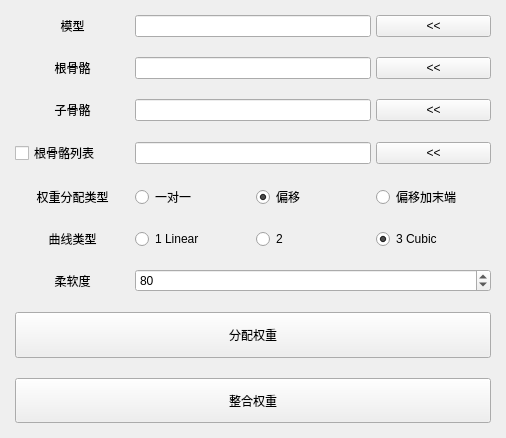
<?xml version="1.0" encoding="UTF-8"?>
<ui version="4.0">
 <class>ConvertWeightTool</class>
 <widget class="QWidget" name="ConvertWeightTool">
  <property name="geometry">
   <rect>
    <x>0</x>
    <y>0</y>
    <width>506</width>
    <height>438</height>
   </rect>
  </property>
  <property name="windowTitle">
   <string>ConvertWeightTool</string>
  </property>
  <layout class="QVBoxLayout" name="verticalLayout">
   <item>
    <layout class="QGridLayout" name="gridLayout" rowstretch="0,0,0,0,0,0,0,0,0">
     <property name="leftMargin">
      <number>4</number>
     </property>
     <property name="topMargin">
      <number>4</number>
     </property>
     <property name="rightMargin">
      <number>4</number>
     </property>
     <property name="bottomMargin">
      <number>4</number>
     </property>
     <property name="horizontalSpacing">
      <number>5</number>
     </property>
     <property name="verticalSpacing">
      <number>20</number>
     </property>
     <item row="4" column="1">
      <widget class="QRadioButton" name="oneByOneRB">
       <property name="text">
        <string>一对一</string>
       </property>
       <attribute name="buttonGroup">
        <string notr="true">buttonGroup_weightTtype</string>
       </attribute>
      </widget>
     </item>
     <item row="1" column="3">
      <widget class="QPushButton" name="RootJointLE_loadBt">
       <property name="text">
        <string>&lt;&lt;</string>
       </property>
      </widget>
     </item>
     <item row="4" column="2">
      <widget class="QRadioButton" name="offsetOneRB">
       <property name="text">
        <string>偏移</string>
       </property>
       <property name="checked">
        <bool>true</bool>
       </property>
       <attribute name="buttonGroup">
        <string notr="true">buttonGroup_weightTtype</string>
       </attribute>
      </widget>
     </item>
     <item row="4" column="3">
      <widget class="QRadioButton" name="offsetEndRB">
       <property name="text">
        <string>偏移加末端</string>
       </property>
       <attribute name="buttonGroup">
        <string notr="true">buttonGroup_weightTtype</string>
       </attribute>
      </widget>
     </item>
     <item row="1" column="0">
      <widget class="QLabel" name="label_2">
       <property name="text">
        <string>根骨骼</string>
       </property>
       <property name="alignment">
        <set>Qt::AlignCenter</set>
       </property>
      </widget>
     </item>
     <item row="2" column="3">
      <widget class="QPushButton" name="ChildrenLe_loadBt">
       <property name="text">
        <string>&lt;&lt;</string>
       </property>
      </widget>
     </item>
     <item row="0" column="0">
      <widget class="QLabel" name="label">
       <property name="text">
        <string>模型</string>
       </property>
       <property name="alignment">
        <set>Qt::AlignCenter</set>
       </property>
      </widget>
     </item>
     <item row="0" column="3">
      <widget class="QPushButton" name="meshLE_loadBt">
       <property name="text">
        <string>&lt;&lt;</string>
       </property>
      </widget>
     </item>
     <item row="2" column="0">
      <widget class="QLabel" name="label_3">
       <property name="text">
        <string>子骨骼</string>
       </property>
       <property name="alignment">
        <set>Qt::AlignCenter</set>
       </property>
      </widget>
     </item>
     <item row="3" column="3">
      <widget class="QPushButton" name="RootJointListLE_loadBt">
       <property name="toolTip">
        <string/>
       </property>
       <property name="text">
        <string>&lt;&lt;</string>
       </property>
      </widget>
     </item>
     <item row="3" column="1" colspan="2">
      <widget class="QLineEdit" name="RootJointListLE">
       <property name="readOnly">
        <bool>true</bool>
       </property>
      </widget>
     </item>
     <item row="0" column="1" colspan="2">
      <widget class="QLineEdit" name="meshLE">
       <property name="readOnly">
        <bool>true</bool>
       </property>
      </widget>
     </item>
     <item row="1" column="1" colspan="2">
      <widget class="QLineEdit" name="RootJointLE">
       <property name="readOnly">
        <bool>true</bool>
       </property>
      </widget>
     </item>
     <item row="8" column="0" colspan="4">
      <widget class="QPushButton" name="IntegratedWeightPB">
       <property name="sizePolicy">
        <sizepolicy hsizetype="Preferred" vsizetype="Preferred">
         <horstretch>0</horstretch>
         <verstretch>0</verstretch>
        </sizepolicy>
       </property>
       <property name="text">
        <string>整合权重</string>
       </property>
      </widget>
     </item>
     <item row="5" column="0">
      <widget class="QLabel" name="label_6">
       <property name="text">
        <string>曲线类型</string>
       </property>
       <property name="alignment">
        <set>Qt::AlignCenter</set>
       </property>
      </widget>
     </item>
     <item row="7" column="0" colspan="4">
      <widget class="QPushButton" name="ConvertWeightPB">
       <property name="sizePolicy">
        <sizepolicy hsizetype="Preferred" vsizetype="Preferred">
         <horstretch>0</horstretch>
         <verstretch>0</verstretch>
        </sizepolicy>
       </property>
       <property name="text">
        <string>分配权重</string>
       </property>
      </widget>
     </item>
     <item row="5" column="1">
      <widget class="QRadioButton" name="curveTypeARB">
       <property name="text">
        <string>1 Linear</string>
       </property>
       <attribute name="buttonGroup">
        <string notr="true">buttonGroup_curveType</string>
       </attribute>
      </widget>
     </item>
     <item row="6" column="0">
      <widget class="QLabel" name="label_7">
       <property name="text">
        <string>柔软度</string>
       </property>
       <property name="alignment">
        <set>Qt::AlignCenter</set>
       </property>
      </widget>
     </item>
     <item row="5" column="2">
      <widget class="QRadioButton" name="curveTypeBRB">
       <property name="text">
        <string>2</string>
       </property>
       <attribute name="buttonGroup">
        <string notr="true">buttonGroup_curveType</string>
       </attribute>
      </widget>
     </item>
     <item row="5" column="3">
      <widget class="QRadioButton" name="curveTypeCRB">
       <property name="text">
        <string>3 Cubic</string>
       </property>
       <property name="checked">
        <bool>true</bool>
       </property>
       <attribute name="buttonGroup">
        <string notr="true">buttonGroup_curveType</string>
       </attribute>
      </widget>
     </item>
     <item row="3" column="0">
      <widget class="QCheckBox" name="RootJointListCB">
       <property name="text">
        <string>根骨骼列表</string>
       </property>
       <property name="checked">
        <bool>false</bool>
       </property>
       <property name="tristate">
        <bool>false</bool>
       </property>
      </widget>
     </item>
     <item row="4" column="0">
      <widget class="QLabel" name="label_5">
       <property name="text">
        <string>权重分配类型</string>
       </property>
       <property name="alignment">
        <set>Qt::AlignCenter</set>
       </property>
      </widget>
     </item>
     <item row="2" column="1" colspan="2">
      <widget class="QLineEdit" name="ChildrenLe">
       <property name="readOnly">
        <bool>true</bool>
       </property>
      </widget>
     </item>
     <item row="6" column="1" colspan="3">
      <widget class="QSpinBox" name="percent_spinBox">
       <property name="maximum">
        <number>100</number>
       </property>
       <property name="value">
        <number>80</number>
       </property>
      </widget>
     </item>
    </layout>
   </item>
  </layout>
 </widget>
 <tabstops>
  <tabstop>offsetEndRB</tabstop>
  <tabstop>RootJointListCB</tabstop>
  <tabstop>offsetOneRB</tabstop>
  <tabstop>meshLE_loadBt</tabstop>
  <tabstop>RootJointLE_loadBt</tabstop>
  <tabstop>ChildrenLe_loadBt</tabstop>
  <tabstop>RootJointListLE_loadBt</tabstop>
  <tabstop>curveTypeARB</tabstop>
  <tabstop>curveTypeBRB</tabstop>
  <tabstop>curveTypeCRB</tabstop>
  <tabstop>ConvertWeightPB</tabstop>
  <tabstop>IntegratedWeightPB</tabstop>
  <tabstop>meshLE</tabstop>
  <tabstop>RootJointLE</tabstop>
  <tabstop>ChildrenLe</tabstop>
  <tabstop>RootJointListLE</tabstop>
  <tabstop>percent_spinBox</tabstop>
  <tabstop>oneByOneRB</tabstop>
 </tabstops>
 <resources/>
 <connections/>
 <buttongroups>
  <buttongroup name="buttonGroup_weightTtype"/>
  <buttongroup name="buttonGroup_curveType"/>
 </buttongroups>
</ui>
